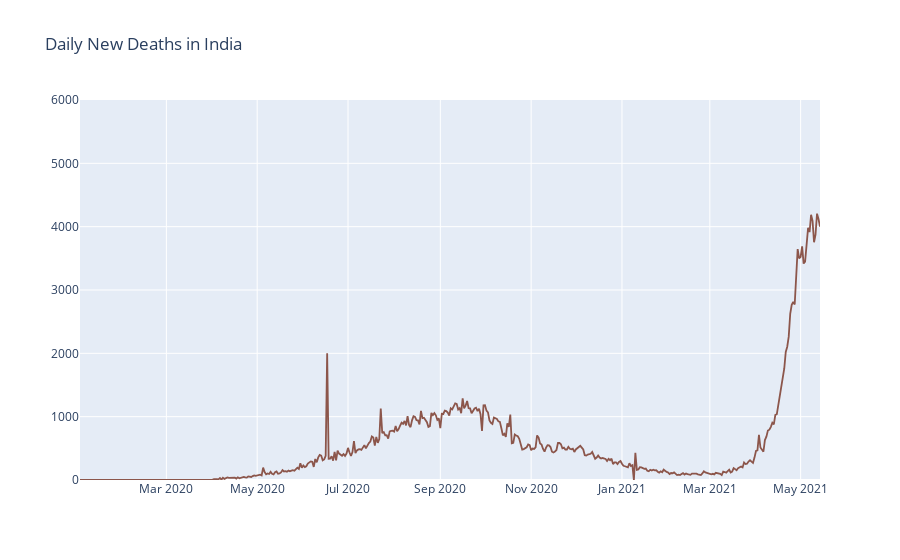

The notebook cell this image was saved under:
### Code cell
fig2=go.Figure()
fig2.add_trace(go.Scatter(x=CovidIndiaPlot["Date_reported"],
                         y=CovidIndiaPlot["New_deaths"],
                         mode="lines",
                         line=dict(color='#8c564b', width=1.8),
                         name = "Daily cases"
                        )
             )
fig2.update_layout(title='Daily New Deaths in India',
                  autosize=True,
                  #plot_bgcolor="#FFFFFF",
#                   margin=dict(
#                         autoexpand=False,
#                         l=40,
#                         r=20,
#                         t=80,)
                        )
fig2.update_yaxes(range=[0,6000])
fig2.show()

### Figure 1 — Plotly figure (JSON) as saved in the notebook; plotly's stock layout.template omitted (floating-point values rounded to 4 significant figures; data arrays with more than 128 entries replaced by an {"elided": "..."} marker saying what was removed)
{"data": [{"line": {"color": "#8c564b", "width": 1.8}, "mode": "lines", "name": "Daily cases", "type": "scatter", "x": {"elided": "498 str values"}, "y": {"elided": "498 int values"}}], "layout": {"autosize": true, "title": {"text": "Daily New Deaths in India"}, "yaxis": {"range": [0, 6000]}}}
